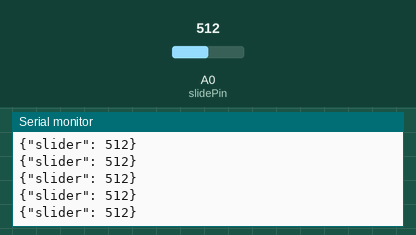
This sketch was run on a simulated Arduino Uno, built with avr-gcc and run on an emulated ATmega328P. Shown: the last lines printed to the serial monitor. The test bench sets the inputs (shaded band); at power-on: A0 (slidePin) = 512.

Above: at 1.2 s.
1.3 s: A0 (slidePin) set to 716
At 1.31 s:
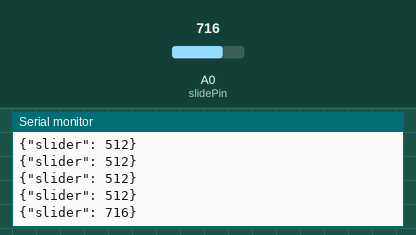
2.8 s: A0 (slidePin) set to 900
At 2.82 s:
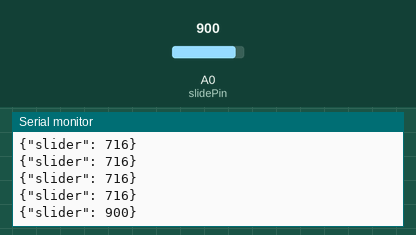
Timing chart, 0 to 5.8 s (numbered marks = the images above; inputs shaded):
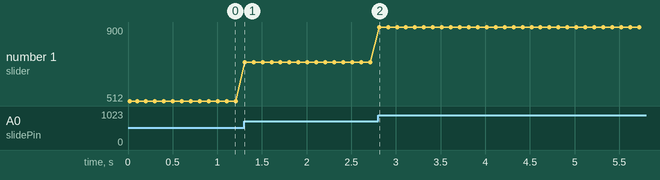

The sketch:

slider-test.ino
```cpp
const int slidePin = A0;  // 滑动电位器信号接在 A0

void setup() {
  Serial.begin(9600);     // 波特率要和 server.js 里的 BAUD 一致
  Serial.println("Slide Pot JSON Test");
}

void loop() {
  int rawValue = analogRead(slidePin); // 读值 0-680

  // 组装成 JSON 格式 {"slider": 123}
  Serial.print("{\"slider\": ");
  Serial.print(rawValue);
  Serial.println("}");

  // Serial.println("{\"slider\": 45}");

  delay(100); // 100ms 发送一次
}
```

Measured:
- after the input at 1.3 s, the serial monitor: prints a new line at once (image 1)
- after the input at 2.8 s, the serial monitor: prints a new line at once (image 2)
- plotted number 1: 512 → 716 after the input at 1.3 s, 716 → 900 after the input at 2.8 s
